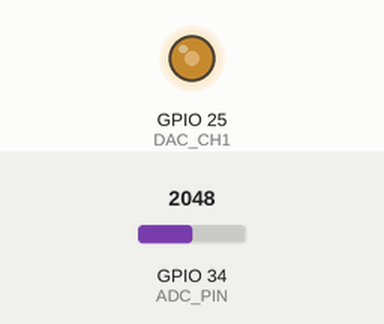
Simulated run of this sketch. Board: ESP32. Shown: output pins drawn as LEDs (lit = HIGH). The inputs (shaded band) are chosen by the test bench; at power-on: GPIO 34 (ADC_PIN) = 2048 (analog values on the 0–4095 scale).

Above: at 1.2 s.
1.3 s: GPIO 34 (ADC_PIN) set to 2866
At 2.5 s:
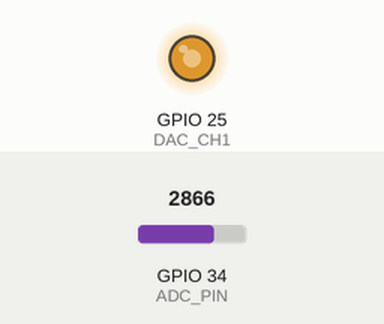
2.8 s: GPIO 34 (ADC_PIN) set to 3603
At 3.7 s:
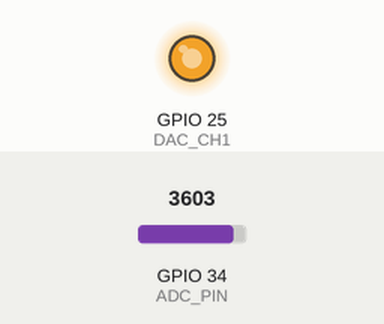
4.3 s: GPIO 34 (ADC_PIN) set to 491
At 4.8 s:
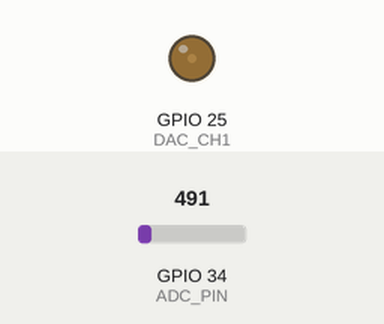
5.8 s: GPIO 34 (ADC_PIN) set to 0
At 7.2 s:
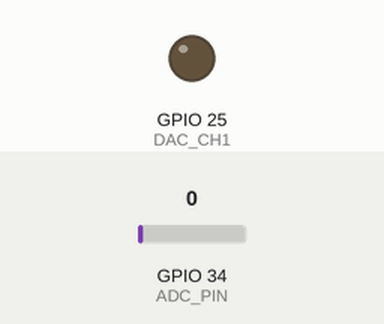
Timing chart, 0 to 8.3 s (numbered marks = the images above; inputs shaded):
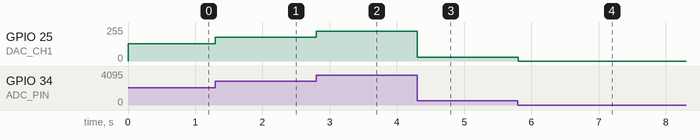

Measured:
- after the input at 1.3 s, GPIO 25 (DAC_CH1): 128/255 → 179/255 at once
- after the input at 2.8 s, GPIO 25 (DAC_CH1): 179/255 → 225/255 at once
- after the input at 4.3 s, GPIO 25 (DAC_CH1): 225/255 → 30/255 at once
- after the input at 5.8 s, GPIO 25 (DAC_CH1): 30/255 → 0/255 at once

The sketch:

ADC_DAC_test.ino
```cpp
// Define ADC and DAC pins
#define ADC_PIN 34  // ADC input pin (e.g., GPIO34)
#define DAC_CH1 25   // DAC output pin (e.g., GPIO25)

void setup() {
  // Set up ADC (Optional: adjust if you want a different resolution)
  analogReadResolution(8);  // 12-bit resolution (0-4095)
}

void loop() {
  // Read the ADC value (from the ADC_PIN)
  int adcValue = analogRead(ADC_PIN);

  // Map the ADC value to DAC range (0-255 for 8-bit DAC output)
  int dacValue = map(adcValue, 0, 255, 0, 255);

  // Output the mapped value to the DAC
  dacWrite(DAC_CH1, dacValue);
}
```
